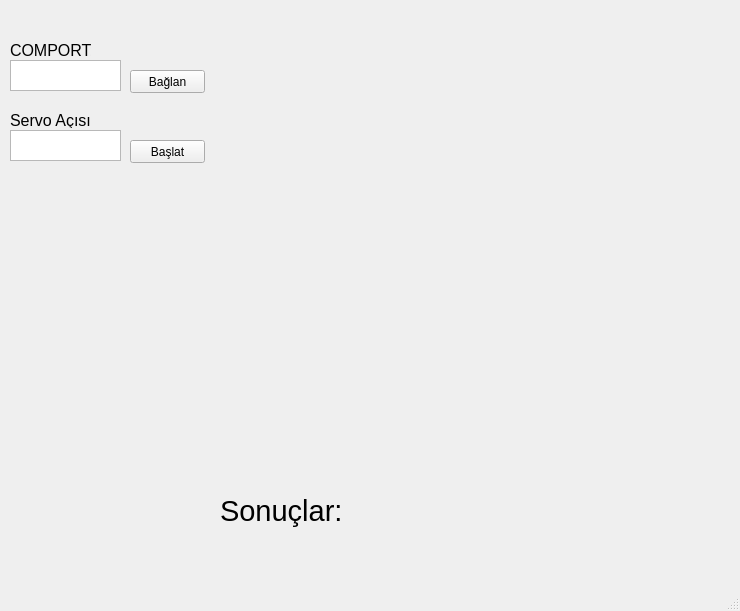
<?xml version="1.0" encoding="UTF-8"?>
<ui version="4.0">
 <class>MainWindow</class>
 <widget class="QMainWindow" name="MainWindow">
  <property name="geometry">
   <rect>
    <x>0</x>
    <y>0</y>
    <width>740</width>
    <height>611</height>
   </rect>
  </property>
  <property name="windowTitle">
   <string>MainWindow</string>
  </property>
  <widget class="QWidget" name="centralWidget">
   <widget class="QPushButton" name="pushButton">
    <property name="geometry">
     <rect>
      <x>130</x>
      <y>140</y>
      <width>75</width>
      <height>23</height>
     </rect>
    </property>
    <property name="text">
     <string>Başlat</string>
    </property>
   </widget>
   <widget class="QLabel" name="label">
    <property name="geometry">
     <rect>
      <x>220</x>
      <y>450</y>
      <width>511</width>
      <height>121</height>
     </rect>
    </property>
    <property name="font">
     <font>
      <pointsize>22</pointsize>
     </font>
    </property>
    <property name="text">
     <string>Sonuçlar:</string>
    </property>
   </widget>
   <widget class="QCustomPlot" name="customPlot" native="true">
    <property name="geometry">
     <rect>
      <x>220</x>
      <y>20</y>
      <width>511</width>
      <height>421</height>
     </rect>
    </property>
   </widget>
   <widget class="QTextEdit" name="textEdit">
    <property name="geometry">
     <rect>
      <x>10</x>
      <y>60</y>
      <width>111</width>
      <height>31</height>
     </rect>
    </property>
    <property name="font">
     <font>
      <pointsize>10</pointsize>
     </font>
    </property>
    <property name="toolTip">
     <string extracomment="i.e. COM3">&lt;html&gt;&lt;head/&gt;&lt;body&gt;&lt;p&gt;COM3&lt;/p&gt;&lt;/body&gt;&lt;/html&gt;</string>
    </property>
   </widget>
   <widget class="QPushButton" name="pushButton_2">
    <property name="geometry">
     <rect>
      <x>130</x>
      <y>70</y>
      <width>75</width>
      <height>23</height>
     </rect>
    </property>
    <property name="text">
     <string>Bağlan</string>
    </property>
   </widget>
   <widget class="QTextEdit" name="textEdit_2">
    <property name="geometry">
     <rect>
      <x>10</x>
      <y>130</y>
      <width>111</width>
      <height>31</height>
     </rect>
    </property>
    <property name="font">
     <font>
      <pointsize>10</pointsize>
     </font>
    </property>
   </widget>
   <widget class="QLabel" name="label_2">
    <property name="geometry">
     <rect>
      <x>10</x>
      <y>40</y>
      <width>81</width>
      <height>21</height>
     </rect>
    </property>
    <property name="font">
     <font>
      <pointsize>12</pointsize>
     </font>
    </property>
    <property name="text">
     <string>COMPORT:</string>
    </property>
   </widget>
   <widget class="QLabel" name="label_3">
    <property name="geometry">
     <rect>
      <x>10</x>
      <y>112</y>
      <width>81</width>
      <height>16</height>
     </rect>
    </property>
    <property name="font">
     <font>
      <pointsize>12</pointsize>
     </font>
    </property>
    <property name="text">
     <string>Servo Açısı:</string>
    </property>
   </widget>
  </widget>
  <widget class="QStatusBar" name="statusBar"/>
 </widget>
 <layoutdefault spacing="6" margin="11"/>
 <customwidgets>
  <customwidget>
   <class>QCustomPlot</class>
   <extends>QWidget</extends>
   <header>qcustomplot.h</header>
   <container>1</container>
  </customwidget>
 </customwidgets>
 <resources/>
 <connections/>
</ui>
